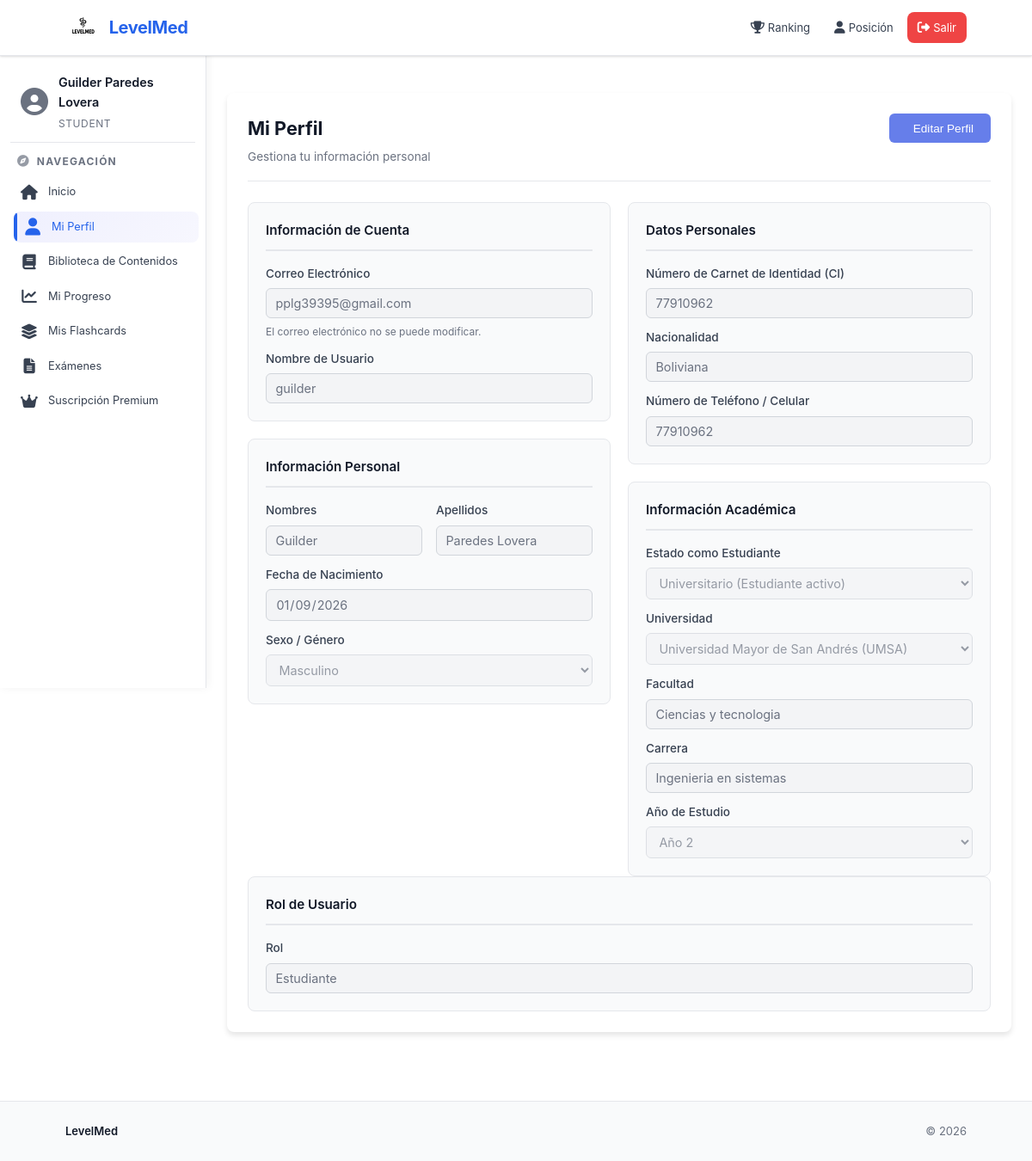
The page /perfil/ (signed in) on the database its author committed.
### apps/cuentas/models.py (models this page shows, shortened)
class User(AbstractUser):
    email = models.EmailField(unique=True)
    email_verificado = models.BooleanField(default=False)
    verificacion_enviada_en = models.DateTimeField(blank=True, null=True)
    verificacion_reenvios = models.PositiveIntegerField(default=0)
    verificacion_ventana_inicio = models.DateTimeField(blank=True, null=True)
    objects = CustomUserManager()
    role = models.CharField(
        max_length=20,
        choices=UserRole.choices,
        default=UserRole.STUDENT,
    )
    student_status = models.CharField(
        max_length=20,
        choices=StudentStatus.choices,
        default=StudentStatus.ASPIRANT,
        blank=True,
        null=True,
    )
    university = models.CharField(
        max_length=255,
        blank=True,
        null=True,
        help_text="Universidad donde estudias"
    )
    faculty = models.CharField(
        max_length=255,
        blank=True,
        null=True,
        help_text="Facultad"
    )
    career = models.CharField(
        max_length=255,
        blank=True,
        null=True,
        help_text="Carrera"
    )
    study_year = models.CharField(
        max_length=20,
        choices=StudyYear.choices,
        default=StudyYear.PRE_UNI,
        blank=True,
        null=True,
    )
    birth_date = models.DateField(blank=True, null=True)
    gender = models.CharField(
        max_length=20,
        choices=Gender.choices,
        blank=True,
        null=True,
    )
    identity_number = models.CharField(
        max_length=50,
        blank=True,
        null=True,
        help_text="Número de cédula o carnet de identidad"
    )
    nationality = models.CharField(
        max_length=100,
        blank=True,
        null=True,
    )
    phone_number = models.CharField(
        max_length=20,
        blank=True,
        null=True,
    )
    USERNAME_FIELD = 'email'
    REQUIRED_FIELDS = ['username']

### apps/cuentas/views.py (the view, shortened to what this page needs)
# urls.py: path('perfil/', views.perfil_view, name='perfil'),
@login_required
def perfil_view(request):
    user = request.user
    return render(request, 'cuentas/perfil/perfil.html')

### templates/cuentas/perfil/perfil.html (shortened to what this page needs)
{% extends 'base/base.html' %}
{% block css %}
<link rel="stylesheet" href="/static/css/cuentas/perfil/perfil.css">
{% endblock %}
{% block contenido %}
<div class="perfil-container">
    <div class="perfil-header">
        <div class="header-top">
            <h1>Mi Perfil</h1>
            <button type="button" id="btnEditar" class="btn btn-edit" onclick="habilitarEdicion()">
                 Editar Perfil
            </button>
        </div>
        <p>Gestiona tu información personal</p>
    </div>
    <form method="POST" class="perfil-form" id="perfilForm">
        <div class="form-columns">
            <div class="form-column">
                <div class="form-section">
                    <h3 class="form-section-title">Información de Cuenta</h3>
                    <div class="form-group">
                        <label for="email" class="form-label">Correo Electrónico</label>
                        <input type="email" id="email" value="{{ user.email }}" disabled class="form-control readonly" title="No se puede cambiar el correo">
                        <small class="form-text text-muted">El correo electrónico no se puede modificar.</small>
                    </div>
                    <div class="form-group">
                        <label for="username" class="form-label">Nombre de Usuario</label>
                        <input type="text" id="username" value="{{ user.username }}" disabled class="form-control readonly" title="No se puede cambiar el nombre de usuario">
                    </div>
                </div>
                <div class="form-section">
                    <h3 class="form-section-title">Información Personal</h3>
                    <div class="form-row">
                        <div class="form-group">
                            <label for="first_name" class="form-label">Nombres</label>
                            <input type="text" id="first_name" name="first_name" value="{{ user.first_name }}" class="form-control editable" required placeholder="Ingresa tus nombres" disabled>
                        </div>
                        <div class="form-group">
                            <label for="last_name" class="form-label">Apellidos</label>
                            <input type="text" id="last_name" name="last_name" value="{{ user.last_name }}" class="form-control editable" required placeholder="Ingresa tus apellidos" disabled>
                        </div>
                    </div>
                    <div class="form-group">
                        <label for="birth_date" class="form-label">Fecha de Nacimiento</label>
                        <input type="date" id="birth_date" name="birth_date" value="{% if user.birth_date %}{{ user.birth_date|date:'Y-m-d' }}{% endif %}" class="form-control editable" placeholder="dd/mm/aaaa" disabled>
                    </div>
                    <div class="form-group">
                        <label for="gender" class="form-label">Sexo / Género</label>
                        <select id="gender" name="gender" class="form-select editable" disabled>
                            <option value="male" {% if user.gender == 'male' %}selected{% endif %}>Masculino</option>
                        </select>
                    </div>
                </div>
            </div>
            <div class="form-column">
                <div class="form-section">
                    <h3 class="form-section-title">Datos Personales</h3>
                    <div class="form-group">
                        <label for="identity_number" class="form-label">Número de Carnet de Identidad (CI)</label>
                        <input type="text" id="identity_number" name="identity_number" value="{{ user.identity_number }}" class="form-control editable" placeholder="Ej: 12345678" disabled>
                    </div>
                    <div class="form-group">
                        <label for="nationality" class="form-label">Nacionalidad</label>
                        <input type="text" id="nationality" name="nationality" value="{{ user.nationality }}" class="form-control editable" placeholder="Ej: Boliviano" disabled>
                    </div>
                    <div class="form-group">
                        <label for="phone_number" class="form-label">Número de Teléfono / Celular</label>
                        <input type="tel" id="phone_number" name="phone_number" value="{{ user.phone_number }}" class="form-control editable" placeholder="Ej: +591 7123456" disabled>
                    </div>
                </div>
                {% if user.role == 'student' %}
                <div class="form-section">
                    <h3 class="form-section-title">Información Académica</h3>
                    <div class="form-group">
                        <label for="student_status" class="form-label">Estado como Estudiante</label>
                        <select id="student_status" name="student_status" class="form-select editable" onchange="toggleUniversidadCampos()" disabled>
                            <option value="university" {% if user.student_status == 'university' %}selected{% endif %}>Universitario (Estudiante activo)</option>
                        </select>
                    </div>
                    <div id="universidad-campos" {% if user.student_status != 'university' %}style="display: none;"{% endif %}>
                        <div class="form-group">
                            <label for="university" class="form-label">Universidad</label>
                            <select id="university" name="university" class="form-select editable" disabled>
                                <option value="UMSA" {% if user.university == 'UMSA' %}selected{% endif %}>Universidad Mayor de San Andrés (UMSA)</option>
                            </select>
                        </div>
                        <div class="form-group">
                            <label for="faculty" class="form-label">Facultad</label>
                            <input type="text" id="faculty" name="faculty" value="{{ user.faculty }}" class="form-control editable" placeholder="Ej: Ingeniería, Medicina, etc." disabled>
                        </div>
                        <div class="form-group">
                            <label for="career" class="form-label">Carrera</label>
                            <input type="text" id="career" name="career" value="{{ user.career }}" class="form-control editable" placeholder="Ej: Ingeniería de Sistemas, Medicina General, etc." disabled>
                        </div>
                        <div class="form-group">
                            <label for="study_year" class="form-label">Año de Estudio</label>
                            <select id="study_year" name="study_year" class="form-select editable" disabled>
                                <option value="year_2" {% if user.study_year == 'year_2' %}selected{% endif %}>Año 2</option>
                            </select>
                        </div>
                    </div>
                </div>
                {% endif %}
            </div>
        </div>
        <div class="form-column">
            <div class="form-section">
                <h3 class="form-section-title">Rol de Usuario</h3>
                <div class="form-group">
                    <label class="form-label">Rol</label>
                    <input type="text" value="{{ user.get_role_display }}" disabled class="form-control readonly">
                </div>
            </div>
        </div>
    </form>
</div>
{% endblock %}

### templates/base/base.html (shortened to what this page needs)
<!doctype html>
<html lang="es">
<head>
  <link rel="stylesheet" href="https://cdnjs.cloudflare.com/ajax/libs/font-awesome/6.4.0/css/all.min.css">
  <link rel="stylesheet" href="/static/css/base/base.css" />
  <link rel="stylesheet" href="/static/css/componentes/navbar.css" />
  <link rel="stylesheet" href="/static/css/componentes/sidebar.css" />
  <link rel="stylesheet" href="/static/css/componentes/footer.css" />
  {% block css %}{% endblock %}
</head>
<body>
  {% include 'componentes/navbar.html' %}
  <main class="layout {% if not request.user.is_authenticated %}layout--centrado{% endif %}">
    <div class="layout__container {% if not request.user.is_authenticated %}layout__container--sin-sidebar{% endif %}">
      {% if request.user.is_authenticated %}
        {% include 'componentes/sidebar.html' %}
      {% endif %}
      <div class="layout__content {% if not request.user.is_authenticated %}layout__content--centrado{% endif %}">
    {% block contenido %}{% endblock %}
      </div>
    </div>
  </main>
  {% include 'componentes/footer.html' %}
  <link rel="stylesheet" href="/static/css/cuentas/autenticacion/login.css" />
  <link rel="stylesheet" href="/static/css/cuentas/autenticacion/registro.css" />
</body>
</html>

### templates/componentes/navbar.html (shortened to what this page needs)
<nav class="navbar">
  <div class="navbar__container">
    <a class="navbar__brand" href="/">
      <img src="/static/img/logo.svg" alt="LevelMed Logo" class="navbar__logo">
      <span class="navbar__brand-text">LevelMed</span>
    </a>
    <div class="navbar__links">
      {% if request.user.is_authenticated %}
        <a class="navbar__link" href="/ranking/">
          <i class="fas fa-trophy"></i>
          Ranking
        </a>
        <a class="navbar__link" href="/ranking/mi-posicion/">
          <i class="fas fa-user"></i>
          Posición
        </a>
        <a class="navbar__link navbar__link--logout" href="/logout/">
          <i class="fas fa-sign-out-alt"></i>
          Salir
        </a>
      {% else %}
        <a class="navbar__link" href="/ranking/">Ranking</a>
        <a class="navbar__link nav-login-btn" href="/login/">Ingresar</a>
        <a class="navbar__link nav-registro-btn" href="/registro/">Registro</a>
      {% endif %}
    </div>
  </div>
</nav>

### templates/componentes/sidebar.html (shortened to what this page needs)
<aside class="sidebar" id="sidebar">
  <div class="sidebar__user">
    <div class="sidebar__user-avatar">
      <i class="fas fa-user-circle"></i>
    </div>
    <div class="sidebar__user-info">
      <div class="sidebar__user-name">{{ request.user.get_full_name|default:request.user.username }}</div>
      <div class="sidebar__user-role">{{ request.user.role|title }}</div>
    </div>
  </div>
  <div class="sidebar__section">
    <div class="sidebar__title"><i class="fas fa-compass"></i> Navegación</div>
    <a class="sidebar__link" href="/panel/" data-page="panel">
      <i class="fas fa-home"></i>
      <span>Inicio</span>
    </a>
    <a class="sidebar__link" href="{% url 'cuentas:perfil' %}" data-page="perfil">
      <i class="fas fa-user"></i>
      <span>Mi Perfil</span>
    </a>
    <a class="sidebar__link {% if tiene_suscripcion_premium %}sidebar__link--premium{% endif %}" href="/contenido/biblioteca/" data-page="biblioteca">
      <i class="fas fa-book"></i>
      <span>Biblioteca de Contenidos</span>
    </a>
    <a class="sidebar__link" href="/contenido/progreso/" data-page="progreso">
      <i class="fas fa-chart-line"></i>
      <span>Mi Progreso</span>
    </a>
    {% if request.user.role == 'student' %}
      <a class="sidebar__link" href="{% url 'flashcards:flashcards' %}" data-page="flashcards">
        <i class="fas fa-layer-group"></i>
        <span>Mis Flashcards</span>
      </a>
    {% endif %}
    {% if not request.user.is_staff %}
      <a class="sidebar__link {% if tiene_suscripcion_premium %}sidebar__link--premium{% endif %}" href="{% url 'evaluaciones:examenes_disponibles' %}" data-page="examenes">
        <i class="fas fa-file-alt"></i>
        <span>
          {% if tiene_suscripcion_premium %}
            Exámenes Premium
          {% else %}
            Exámenes
          {% endif %}
        </span>
      </a>
    {% endif %}
    {% if not request.user.is_staff %}
      <a class="sidebar__link {% if tiene_suscripcion_premium %}sidebar__link--premium{% endif %}" href="{% url 'suscripciones:suscripcion_estudiante' %}" data-page="suscripcion">
        <i class="fas fa-crown"></i>
        <span>
          {% if tiene_suscripcion_premium %}
            Premium Activo
          {% else %}
            Suscripción Premium
          {% endif %}
        </span>
      </a>
    {% endif %}
  </div>
</aside>

### templates/componentes/footer.html
<footer class="footer">
  <div class="footer__container">
    <div class="footer__left">LevelMed</div>
    <div class="footer__right">© {% now 'Y' %}</div>
  </div>
</footer>

### rows shown on the page
User: user.get_full_name "Guilder Paredes Lovera", user.role "STUDENT", email "pplg39395@gmail.com", username "guilder", first_name "Guilder", last_name "Paredes Lovera", birth_date "01/09/2026", gender "Masculino", identity_number "77910962", nationality "Boliviana", phone_number "77910962", student_status "Universitario (Estudiante activo)", university "Universidad Mayor de San Andrés (UMSA)", faculty "Ciencias y tecnologia", career "Ingenieria en sistemas", study_year "Año 2", role "Estudiante"
